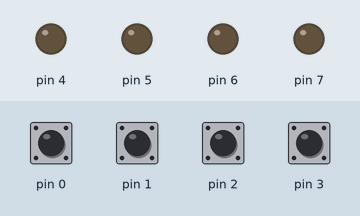
Simulated run of this sketch. Board: Arduino Uno, built with avr-gcc and run on an emulated ATmega328P. Parts: output pins drawn as LEDs (lit = HIGH). The test bench sets the inputs (shaded band); at power-on: pin 0–3 HIGH.

Above: at 1.2 s.
1.3 s: pin 0 pulled LOW for 0.15 s
At 1.38 s:
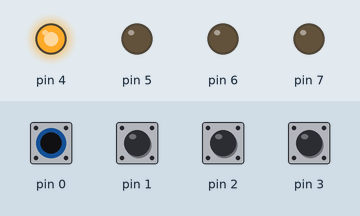
2.9 s: pin 1 pulled LOW for 0.15 s
At 2.98 s:
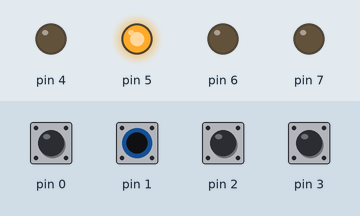
4.5 s: pin 2 pulled LOW for 0.15 s
At 4.58 s:
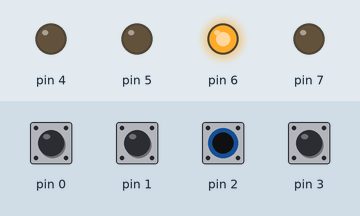
6.1 s: pin 3 pulled LOW for 0.15 s
At 6.18 s:
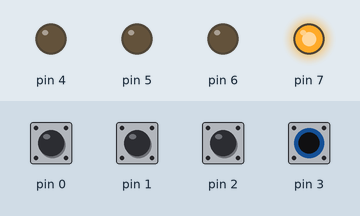
7.7 s: pin 0 driven LOW and pin 1 driven LOW
At 8.5 s:
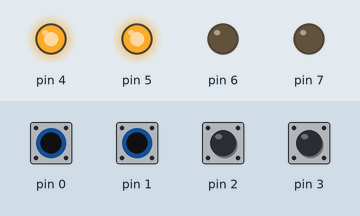
9.2 s: pin 2 pulled LOW for 1 s
At 9.8 s:
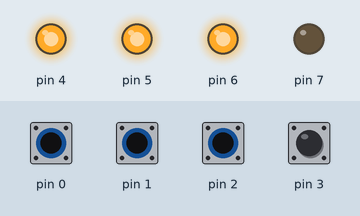
Timing chart, 0 to 12.2 s (numbered marks = the images above; inputs shaded):
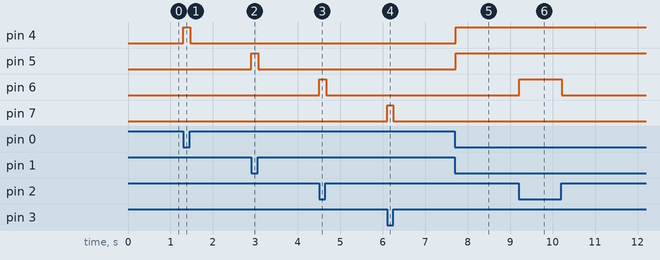

The sketch:

pathfinder.ino
```cpp
void setup() {
  pinMode(0, INPUT_PULLUP);
  pinMode(1, INPUT_PULLUP);
  pinMode(2, INPUT_PULLUP);
  pinMode(3, INPUT_PULLUP);

  pinMode(4, OUTPUT);
  pinMode(5, OUTPUT);
  pinMode(6, OUTPUT);
  pinMode(7, OUTPUT);
}

void loop() {
  digitalWrite(4, digitalRead(0) == LOW ? HIGH : LOW);
  digitalWrite(5, digitalRead(1) == LOW ? HIGH : LOW);
  digitalWrite(6, digitalRead(2) == LOW ? HIGH : LOW);
  digitalWrite(7, digitalRead(3) == LOW ? HIGH : LOW);

  delay(20);
}
```

Measured:
- after the input at 1.3 s, pin 4: LOW → HIGH at once, → LOW 0.16 s later
- after the input at 2.9 s, pin 5: LOW → HIGH at once, → LOW 0.16 s later
- after the input at 4.5 s, pin 6: LOW → HIGH at once, → LOW 0.16 s later
- after the input at 6.1 s, pin 7: LOW → HIGH at once, → LOW 0.14 s later
- after the input at 7.7 s, pin 4, pin 5: LOW → HIGH at once
- after the input at 9.2 s, pin 6: LOW → HIGH at once, → LOW 1.0 s later
